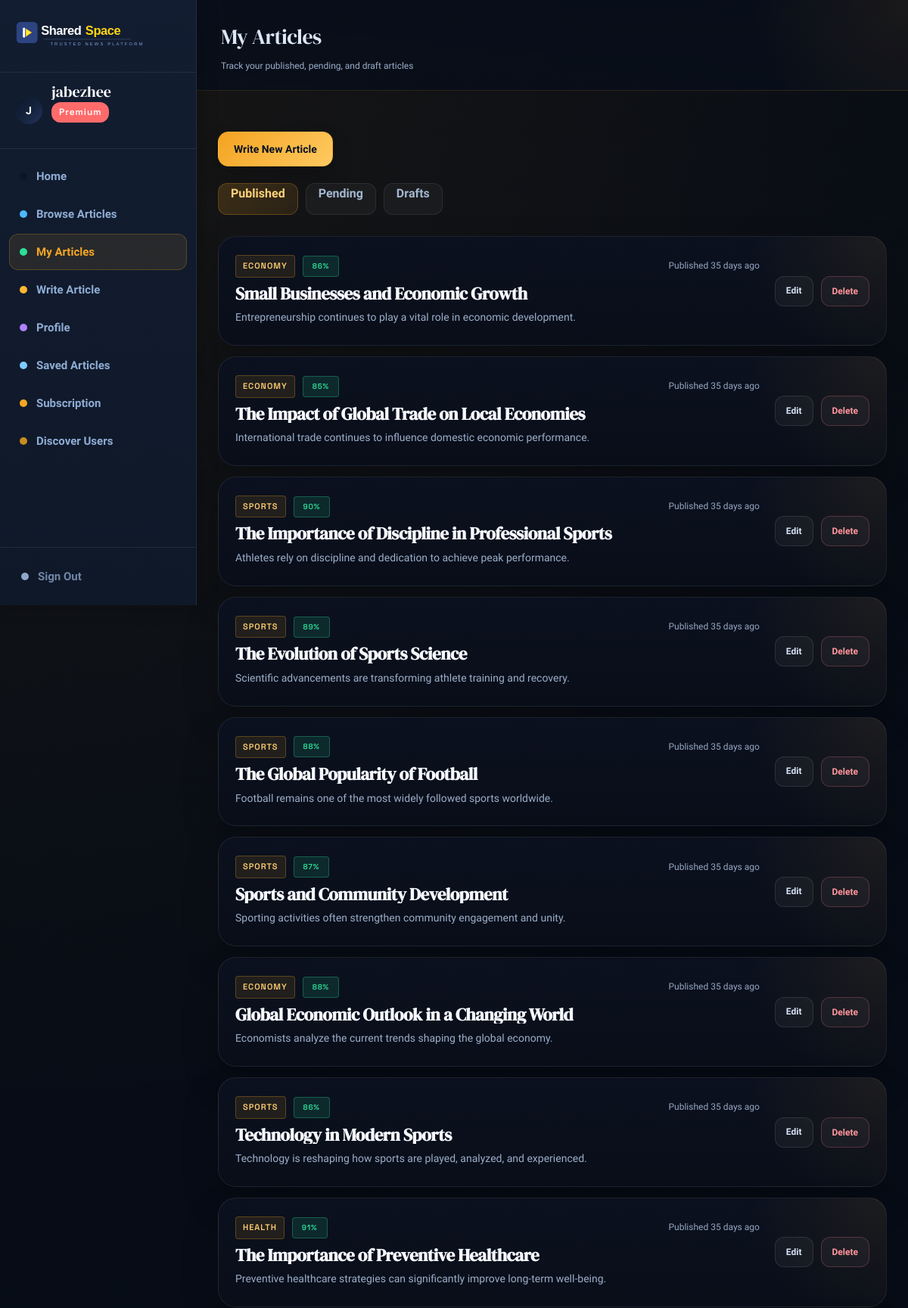
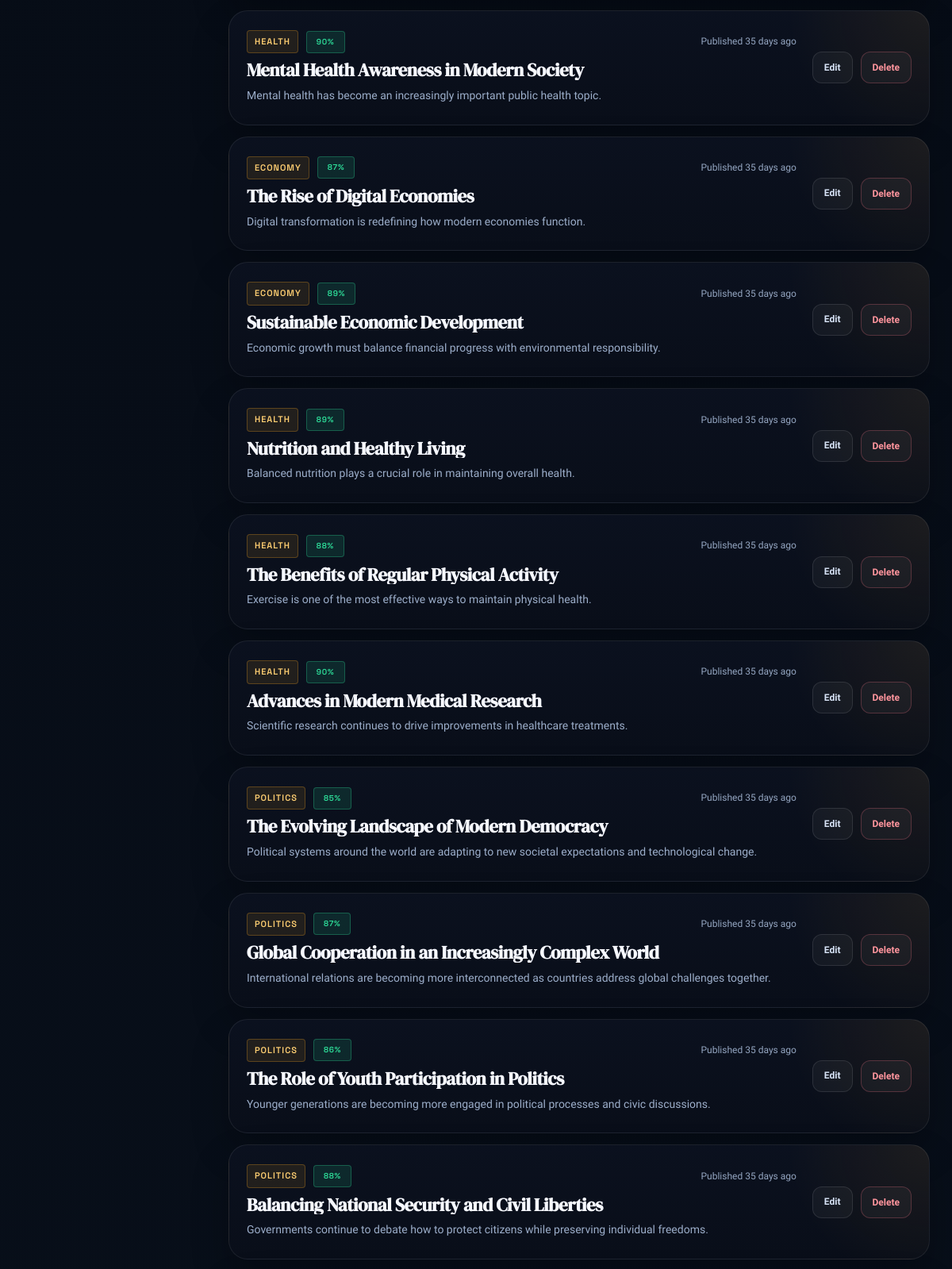
Screenshot of /pages/my-articles.php (signed in, upper part) with the database file from the repository (2 pictures, top to bottom).
### tables this page shows
CREATE TABLE `users` (
  `id` int NOT NULL,
  `email` varchar(255) NOT NULL,
  `password` varchar(255) NOT NULL,
  `full_name` varchar(255) DEFAULT NULL,
  `bio` text,
  `avatar_url` text,
  `role` enum('free','premium','category_admin','system_admin','ai_trainer') NOT NULL DEFAULT 'free',
  `is_premium` tinyint(1) NOT NULL DEFAULT '0',
  `is_suspended` tinyint(1) NOT NULL DEFAULT '0',
  `created_at` datetime NOT NULL DEFAULT CURRENT_TIMESTAMP,
  `updated_at` datetime NOT NULL DEFAULT CURRENT_TIMESTAMP ON UPDATE CURRENT_TIMESTAMP,
  `email_verified` tinyint(1) DEFAULT '0',
  `verification_token` varchar(255) DEFAULT NULL,
  `last_verification_email` datetime DEFAULT NULL,
  `reset_token` varchar(255) DEFAULT NULL,
  `reset_expires` datetime DEFAULT NULL,
  `age_group` varchar(20) DEFAULT NULL,
  `gender` enum('male','female') DEFAULT NULL,
  `onboarding_completed` tinyint(1) DEFAULT '0'
);

CREATE TABLE `articles` (
  `id` int NOT NULL,
  `title` varchar(500) NOT NULL,
  `excerpt` text NOT NULL,
  `content` longtext NOT NULL,
  `author_id` int NOT NULL,
  `category_id` int NOT NULL,
  `trust_score` tinyint NOT NULL DEFAULT '80',
  `has_media` tinyint(1) NOT NULL DEFAULT '0',
  `image_path` varchar(255) DEFAULT NULL,
  `is_premium_only` tinyint(1) NOT NULL DEFAULT '0',
  `published_at` datetime NOT NULL DEFAULT CURRENT_TIMESTAMP,
  `created_at` datetime NOT NULL DEFAULT CURRENT_TIMESTAMP,
  `updated_at` datetime NOT NULL DEFAULT CURRENT_TIMESTAMP ON UPDATE CURRENT_TIMESTAMP,
  `status` varchar(20) DEFAULT 'published',
  `review_notice` text,
  `review_notice_pending` tinyint(1) NOT NULL DEFAULT '0'
);

CREATE TABLE `categories` (
  `id` int NOT NULL,
  `name` varchar(100) NOT NULL,
  `description` text,
  `admin_user_id` int DEFAULT NULL,
  `created_at` datetime NOT NULL DEFAULT CURRENT_TIMESTAMP
);

### pages/my-articles.php (the view, shortened to what the rows shown need)
<?php
require_once __DIR__ . '/../includes/layout.php';
require_once __DIR__ . '/../includes/controllers/AuthController.php';
require_once __DIR__ . '/../includes/controllers/ArticleController.php';
$auth = new AuthController();
$articleCtrl = new ArticleController();
$auth->requireAuth();
$user = $auth->currentUser();
$filter = $_GET['filter'] ?? 'published';
if ($filter === 'draft') {
    $articles = $articleCtrl->getDraftsByAuthor($user->id);
} elseif ($filter === 'pending') {
    $articles = $articleCtrl->getPendingByAuthor($user->id);
} else {
    $articles = $articleCtrl->getByAuthor($user->id);
}
page_head('My Articles');
?>
<div class="dashboard-layout">
<?php sidebar($user); ?>
<main>
<?php dash_header('My Articles', 'Track your published, pending, and draft articles'); ?>
<div class="page-content my-articles-shell">
    <?php if (empty($articles)): ?>
        <div class="card card-empty my-articles-empty-card">
            <h3 class="my-articles-empty-title">
                <?= $filter === 'draft' ? 'No drafts yet' : ($filter === 'pending' ? 'No pending articles' : 'No published articles yet') ?>
            </h3>
            <p class="text-muted my-articles-empty-copy">
                <?= $filter === 'draft'
                    ? 'Drafts and rejected articles you need to revise will appear here.'
                    : ($filter === 'pending'
                        ? 'Articles waiting for category expert review will appear here.'
                        : 'You have not published anything yet. Write your first article.') ?>
            </p>
            <a href="/pages/write.php" class="btn btn-primary my-articles-create-btn">Write Article</a>
        </div>
    <?php else: ?>
        <div class="my-articles-list">
            <?php foreach ($articles as $article): ?>
                <?php
                $statusTimeLabel = $article->status === 'published' ? 'Published' : 'Updated';
                $statusTimeValue = $article->status === 'published' ? $article->publishedAt : $article->updatedAt;
                ?>
                <div class="card my-article-card">
                    <div class="my-article-row">
                        <div class="my-article-info">
                            <div class="my-article-meta">
                                <span class="category-tag"><?= htmlspecialchars($article->categoryName) ?></span>
                                <?= trust_badge($article->trustScore) ?>
                                <span class="text-muted my-article-time"><?= $statusTimeLabel ?> <?= relative_time($statusTimeValue) ?></span>
                            </div>
                            <h3 class="my-article-title">
                                <a href="/pages/article.php?id=<?= $article->id ?>&return=<?= urlencode($_SERVER['REQUEST_URI']) ?>" class="my-article-link">
                                    <?= htmlspecialchars($article->title) ?>
                                </a>
                            </h3>
                            <p class="my-article-excerpt"><?= htmlspecialchars(mb_substr($article->excerpt, 0, 120)) ?></p>
                        </div>
                        <div class="my-article-actions">
                            <a href="/pages/write.php?id=<?= $article->id ?>" class="btn btn-ghost btn-sm">Edit</a>
                            <form method="POST">
                                <button
                                    type="submit"
                                    class="btn btn-ghost btn-sm my-article-delete-btn"
                                    onclick="return confirm('Delete \'<?= htmlspecialchars(addslashes($article->title)) ?>\'? This cannot be undone.')">
                                    Delete
                                </button>
                            </form>
                        </div>
                    </div>
                </div>
            <?php endforeach; ?>
        </div>
    <?php endif; ?>
</div>
</main>
</div>
<link rel="stylesheet" href="/public/css/myarticles.css">
<?php page_foot(); ?>

### includes/layout.php (shortened to what the rows shown need)
<?php
require_once __DIR__ . '/db.php';
require_once __DIR__ . '/controllers/AuthController.php';
require_once __DIR__ . '/controllers/ArticleController.php';
function page_head(string $title): void {
    $slug = strtolower(trim(preg_replace('/[^a-z0-9]+/i', '-', $title), '-'));
?>
<!DOCTYPE html>
<html lang="en">
<head>
<link rel="stylesheet" href="/public/css/app.css?v=<?= filemtime(__DIR__ . '/../public/css/app.css') ?>" />
</head>
<body class="page-<?= htmlspecialchars($slug) ?>">
<?php }
function page_foot(): void { ?>
</body>
</html>
<?php }
function sharedspace_brand(string $href = '/', string $variant = 'dark', string $class = ''): void { ?>
<?php }
function sidebar(User $user): void {
    ?>
<aside class="sidebar">
    <div class="sidebar-user">
        <?php if (!empty($user->avatarUrl)): ?>
            <div class="user-avatar" style="background:none;padding:0;overflow:hidden">
                <img src="/public/<?= htmlspecialchars($user->avatarUrl) ?>"
                     alt="<?= htmlspecialchars($user->fullName) ?>"
                     style="width:100%;height:100%;object-fit:cover;border-radius:50%">
            </div>
        <?php else: ?>
            <div class="user-avatar"><?= htmlspecialchars($user->initial()) ?></div>
        <?php endif; ?>
        <div class="user-info">
            <p class="user-name"><?= htmlspecialchars($user->fullName) ?></p>
            <?php if ($user->role === 'premium'): ?>
                <span class="role-badge premium">Premium</span>
            <?php elseif ($user->role === 'system_admin'): ?>
                <span class="role-badge system-admin">System Admin</span>
            <?php elseif ($user->role === 'ai_trainer'): ?>
                <span class="role-badge ai-trainer">AI Trainer</span>
            <?php else: ?>
                <span class="role-badge free">Free</span>
            <?php endif; ?>
        </div>
    </div>
</aside>
<?php }
function dash_header(string $title, string $subtitle = ''): void { ?>
<header class="dash-header">
    <div>
        <h1 class="dash-title"><?= htmlspecialchars($title) ?></h1>
    </div>
</header>
<?php }
    if ($err): ?><div class="alert alert-error"><?= htmlspecialchars($err) ?></div><?php endif;
    if ($ok): ?><div class="alert alert-success"><?= htmlspecialchars($ok) ?></div><?php endif;
function trust_badge(int $score): string {
    $cls = $score >= 80 ? 'high' : ($score >= 60 ? 'mid' : 'low');
    return "<span class=\"trust-badge trust-{$cls}\">{$score}%</span>";
}
function relative_time(string $dateStr): string {
    $diff = time() - strtotime($dateStr);
    $hours = (int)($diff / 3600);
    $days = (int)($hours / 24);
    return $days . ' day' . ($days > 1 ? 's' : '') . ' ago';
}
?>

### rows the page displays
users: full_name "J", full_name "jabezhee"
articles: category.name "ECONOMY", trust_score "86", status "Published", relative_time($statusTimeValue) "35 days ago", title "Small Businesses and Economic Growth", excerpt "Entrepreneurship continues to play a vital role in economic development."
articles: category.name "ECONOMY", trust_score "85", status "Published", relative_time($statusTimeValue) "35 days ago", title "The Impact of Global Trade on Local Economies", excerpt "International trade continues to influence domestic economic performance."
articles: category.name "SPORTS", trust_score "90", status "Published", relative_time($statusTimeValue) "35 days ago", title "The Importance of Discipline in Professional Sports", excerpt "Athletes rely on discipline and dedication to achieve peak performance."
articles: category.name "SPORTS", trust_score "89", status "Published", relative_time($statusTimeValue) "35 days ago", title "The Evolution of Sports Science", excerpt "Scientific advancements are transforming athlete training and recovery."
articles: category.name "SPORTS", trust_score "88", status "Published", relative_time($statusTimeValue) "35 days ago", title "The Global Popularity of Football", excerpt "Football remains one of the most widely followed sports worldwide."
articles: category.name "SPORTS", trust_score "87", status "Published", relative_time($statusTimeValue) "35 days ago", title "Sports and Community Development", excerpt "Sporting activities often strengthen community engagement and unity."
articles: category.name "ECONOMY", trust_score "88", status "Published", relative_time($statusTimeValue) "35 days ago", title "Global Economic Outlook in a Changing World", excerpt "Economists analyze the current trends shaping the global economy."
articles: category.name "SPORTS", trust_score "86", status "Published", relative_time($statusTimeValue) "35 days ago", title "Technology in Modern Sports", excerpt "Technology is reshaping how sports are played, analyzed, and experienced."
articles: category.name "HEALTH", trust_score "91", status "Published", relative_time($statusTimeValue) "35 days ago", title "The Importance of Preventive Healthcare", excerpt "Preventive healthcare strategies can significantly improve long-term well-being."
articles: category.name "HEALTH", trust_score "90", status "Published", relative_time($statusTimeValue) "35 days ago", title "Mental Health Awareness in Modern Society", excerpt "Mental health has become an increasingly important public health topic."
articles: category.name "ECONOMY", trust_score "87", status "Published", relative_time($statusTimeValue) "35 days ago", title "The Rise of Digital Economies", excerpt "Digital transformation is redefining how modern economies function."
articles: category.name "ECONOMY", trust_score "89", status "Published", relative_time($statusTimeValue) "35 days ago", title "Sustainable Economic Development", excerpt "Economic growth must balance financial progress with environmental responsibility."
articles: category.name "HEALTH", trust_score "89", status "Published", relative_time($statusTimeValue) "35 days ago", title "Nutrition and Healthy Living", excerpt "Balanced nutrition plays a crucial role in maintaining overall health."
articles: category.name "HEALTH", trust_score "88", status "Published", relative_time($statusTimeValue) "35 days ago", title "The Benefits of Regular Physical Activity", excerpt "Exercise is one of the most effective ways to maintain physical health."
articles: category.name "HEALTH", trust_score "90", status "Published", relative_time($statusTimeValue) "35 days ago", title "Advances in Modern Medical Research", excerpt "Scientific research continues to drive improvements in healthcare treatments."
articles: category.name "POLITICS", trust_score "85", status "Published", relative_time($statusTimeValue) "35 days ago", title "The Evolving Landscape of Modern Democracy", excerpt "Political systems around the world are adapting to new societal expectations and technological change."
articles: category.name "POLITICS", trust_score "87", status "Published", relative_time($statusTimeValue) "35 days ago", title "Global Cooperation in an Increasingly Complex World", excerpt "International relations are becoming more interconnected as countries address global challenges together."
articles: category.name "POLITICS", trust_score "86", status "Published", relative_time($statusTimeValue) "35 days ago", title "The Role of Youth Participation in Politics", excerpt "Younger generations are becoming more engaged in political processes and civic discussions."
articles: category.name "POLITICS", trust_score "88", status "Published", relative_time($statusTimeValue) "35 days ago", title "Balancing National Security and Civil Liberties", excerpt "Governments continue to debate how to protect citizens while preserving individual freedoms."

### other values shown
$link['label'] "Home"
$link['label'] "Browse Articles"
$link['label'] "My Articles"
$link['label'] "Write Article"
$link['label'] "Profile"
$link['label'] "Saved Articles"
$link['label'] "Subscription"
$link['label'] "Discover Users"
$title "My Articles"
$subtitle "Track your published, pending, and draft articles"
